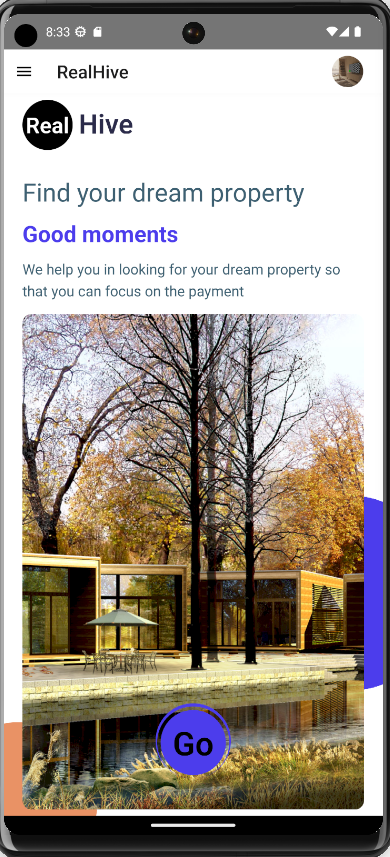
#> input picture ImageManipulation/mobile-app/1.png, 390 x 857 px
$ python adding-watermark.py
#> lines starting #> are read from the running program, lines starting #| are printed output that depends on the picture
from PIL import Image

def add_watermark(input_image_path, output_image_path, watermark_image_path, transparency=100):
#> called with input_image_path = '1.png', output_image_path = 'watermark.png', watermark_image_path = '3.png', transparency = 50
    try:
        # Open the input image and the watermark image
        input_image = Image.open(input_image_path)
#> input_image is the input picture: PIL image 390x857 RGBA; mean R, G, B, A 163.4, 155.3, 146.4, 255
        watermark = Image.open(watermark_image_path)
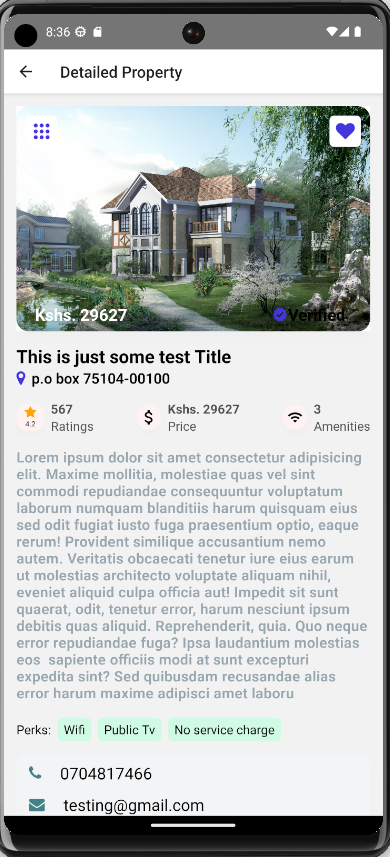
#> input picture ImageManipulation/mobile-app/3.png, 390 x 857 px
#> watermark is the input picture: PIL image 390x857 RGBA; mean R, G, B, A 186, 190.4, 189.2, 255
        watermark = watermark.resize((50, 50), resample=Image.LANCZOS)
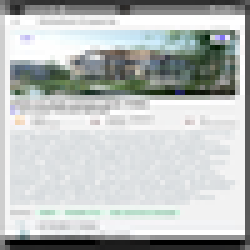
#> watermark: PIL image 50x50 RGBA (shown 5 times larger); mean R, G, B, A 186.3, 190.7, 189.5, 255

        # If the input image has an alpha channel, convert the watermark image to RGBA
        if input_image.mode in ('RGBA', 'LA'):
            watermark = watermark.convert("RGBA")

        # Adjust watermark transparency
        if 0 <= transparency <= 100:
            alpha = watermark.split()[3]
#> alpha: PIL image 50x50 L; every value is 255
            alpha = alpha.point(lambda p: p * transparency / 100)
#> alpha: PIL image 50x50 L; every value is 128
            watermark.putalpha(alpha)
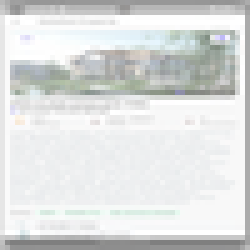
#> watermark: PIL image 50x50 RGBA (shown 5 times larger); mean R, G, B, A 186.3, 190.7, 189.5, 128; transparent parts drawn white

        # Calculate the position for the bottom right corner
        position = (input_image.width - watermark.width*2, input_image.height - watermark.height*2)
#> position = (290, 757)

        # Paste the watermark on the input image
        input_image.paste(watermark, position, watermark)

        # Save the result as the output image
        input_image.save(output_image_path)
        print("Watermark added successfully.")
    except Exception as e:
        print("Error:", e)

# Example usage:
# Example usage:
input_image_path = "1.png"
output_image_path = "watermark.png"
watermark_image_path = "3.png"
# position = (50, 50)  # Position of the watermark on the input image (top-left corner)
transparency = 50    # Set the transparency level (0 to 100)

add_watermark(input_image_path, output_image_path, watermark_image_path, transparency)
